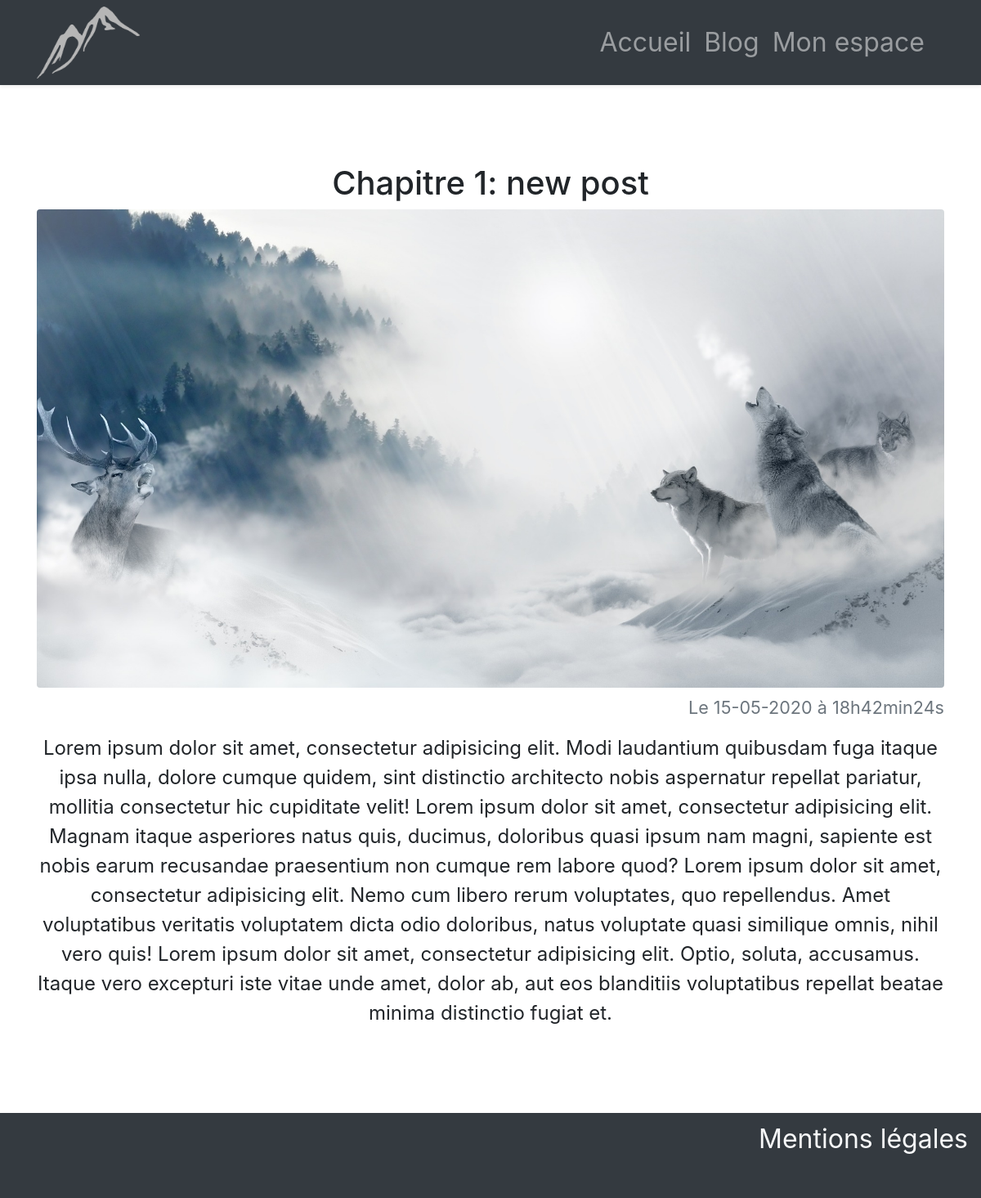
Screenshot of /articles/read/id/5 with the database file from the repository.
### tables this page shows
CREATE TABLE IF NOT EXISTS `posts` (
  `id` int(11) NOT NULL AUTO_INCREMENT,
  `title` varchar(255) NOT NULL,
  `content` text NOT NULL,
  `creationDate` datetime NOT NULL DEFAULT CURRENT_TIMESTAMP,
  `updateDate` datetime NOT NULL DEFAULT CURRENT_TIMESTAMP,
  `type` enum('published','draft') NOT NULL DEFAULT 'draft',
  `viewsNumber` int(11) NOT NULL DEFAULT '0',
  `pictureName` varchar(60) NOT NULL,
  `chapterNumber` int(5) NOT NULL,
  PRIMARY KEY (`id`)
);

### Core/View.php (called while the page is built, shortened)
<?php
class View{
	protected $viewsPath;
	public function render($view, $data = [], $script = []){
		extract($data);
		require($this->viewsPath . str_replace('.', '/', $view) . 'View.php');
	}
	public function setViewsPath($viewsPath){
		$this->viewsPath = $viewsPath;
	}
}

### Public/index.php (called while the page is built, shortened)
<?php
require __DIR__ . "/../Vendors/Loader/SplClassLoader.php";
try{
	$app = new Router("Controllers\\");
}catch(Exception $e){
	require "../App/Views/404.php";
}

### Vendors/Loader/SplClassLoader.php (called while the page is built, shortened)
<?php
class SplClassLoader
{
  private $_fileExtension = '.php';
  private $_namespace;
  private $_namespaceSeparator = '\\';
  public function __construct($ns = null, $includePath = null)
  {
    $this->_namespace = $ns;
    $this->_includePath = $includePath;
  }
  public function loadClass($className)
  {
    if (null === $this->_namespace || $this->_namespace.$this->_namespaceSeparator === substr($className, 0, strlen($this->_namespace.$this->_namespaceSeparator))) {
      $fileName = '';
      if (false !== ($lastNsPos = strripos($className, $this->_namespaceSeparator))) {
        $namespace = substr($className, 0, $lastNsPos);
        $className = substr($className, $lastNsPos + 1);
        $fileName = str_replace($this->_namespaceSeparator, DIRECTORY_SEPARATOR, $namespace) . DIRECTORY_SEPARATOR;
      }
      $fileName .= str_replace('_', DIRECTORY_SEPARATOR, $className) . $this->_fileExtension;
    }
  }
}

### Core/MyController.php (called while the page is built, shortened)
<?php
abstract class MyController extends Controller{
	public function __construct($actionData){
		$this->dao = DBFactory::getMysqlConnexionWithPDO();
	}
}

### Core/DBFactory.php (called while the page is built, shortened)
<?php
class DBFactory
{
    public static function getMysqlConnexionWithPDO()
    {
        return new \PDO('mysql:host=localhost;dbname=blogp4;charset=utf8', 'root', '', array(\PDO::ATTR_ERRMODE => \PDO::ERRMODE_EXCEPTION));
    }
}

### Core/Controller.php (called while the page is built, shortened)
<?php
abstract class Controller{
	public function __construct($actionData){
		$this->Data = $actionData;
	}
}

### Core/Manager.php (called while the page is built, shortened)
<?php
abstract class Manager {
	protected $dao;
	protected $targetTable;
	protected $className;
	public function __construct($dao, $table, $className) {
		$this->dao = $dao;
		$this->targetTable = $table;
		$this->className = $className;
	}
	public function find($id) {
		$req = $this->dao->prepare("SELECT * from {$this->targetTable} WHERE id = ?");
		$req->setFetchMode(\PDO::FETCH_CLASS | \PDO::FETCH_PROPS_LATE, $this->className);
		$req->execute(array($id));
		return $req;
	}
}

### App/Models/Entities/Article.php (called while the page is built, shortened)
<?php
class Article extends Entity{
	protected $title;
	protected $updateDate;
	protected $type;
	protected $pictureName;
	protected $chapterNumber;
	public function getFormatedUpdateDate(){
		return $this->formatDate($this->updateDate);
	}
	private function formatDate($date){
		return date('\L\e d-m-Y à H\hi\m\i\ns\s', strtotime($date));
	}
	public function title()
	{return $this->title;}
	public function type()
	{return $this->type;}
	public function pictureName()
	{return $this->pictureName;}
	public function chapterNumber()
	{return $this->chapterNumber;}
}

### App/Views/readView.php (the view)
<section id="article" class="container">
	<div id="read" class="mt-5">
		<?php
		if(!empty($article) && $article = $article->fetch()):
			if($article->type() == "published"):
				?>
				<h1>Chapitre <?= $article->chapterNumber() ?>: <?= $article->title() ?></h1>
				<figure class="figure">
					<img src="/Public/images/<?= $article->pictureName()?>" class="figure-img img-fluid rounded" alt="Photo de Jean Forteroche ?" >
					<figcaption class="figure-caption text-right"><?= $article->getFormatedUpdateDate() ?></figcaption>
				</figure>
				<p>
					Lorem ipsum dolor sit amet, consectetur adipisicing elit. Modi laudantium quibusdam fuga itaque ipsa nulla, dolore cumque quidem, sint distinctio architecto nobis aspernatur repellat pariatur, mollitia consectetur hic cupiditate velit! Lorem ipsum dolor sit amet, consectetur adipisicing elit. Magnam itaque asperiores natus quis, ducimus, doloribus quasi ipsum nam magni, sapiente est nobis earum recusandae praesentium non cumque rem labore quod? Lorem ipsum dolor sit amet, consectetur adipisicing elit. Nemo cum libero rerum voluptates, quo repellendus. Amet voluptatibus veritatis voluptatem dicta odio doloribus, natus voluptate quasi similique omnis, nihil vero quis! Lorem ipsum dolor sit amet, consectetur adipisicing elit. Optio, soluta, accusamus. Itaque vero excepturi iste vitae unde amet, dolor ab, aut eos blanditiis voluptatibus repellat beatae minima distinctio fugiat et.
				</p>
				<?php
			else:
				?>
				<div class="alert alert-warning" role="alert">
					Cette article n'existe pas.
				</div>
				<?php
			endif;
		else:
			?>
			<div class="alert alert-warning" role="alert">
				Cette article n'existe pas.
			</div>
			<?php
		endif;
		?>
	</div>
</section>

### Public/css/style.css (style rules this page uses)
body { min-height: 100vh; position: relative; }
main > * { text-align: center; font-size: 1.5rem; margin: 0 auto; min-width: 320px; padding: 3rem 0; }
#article #read, { width: 80%; }

### rows the page displays
posts: chapterNumber "1", title "new post", pictureName (picture), updateDate "Le 15-05-2020 à 18h42min24s"
